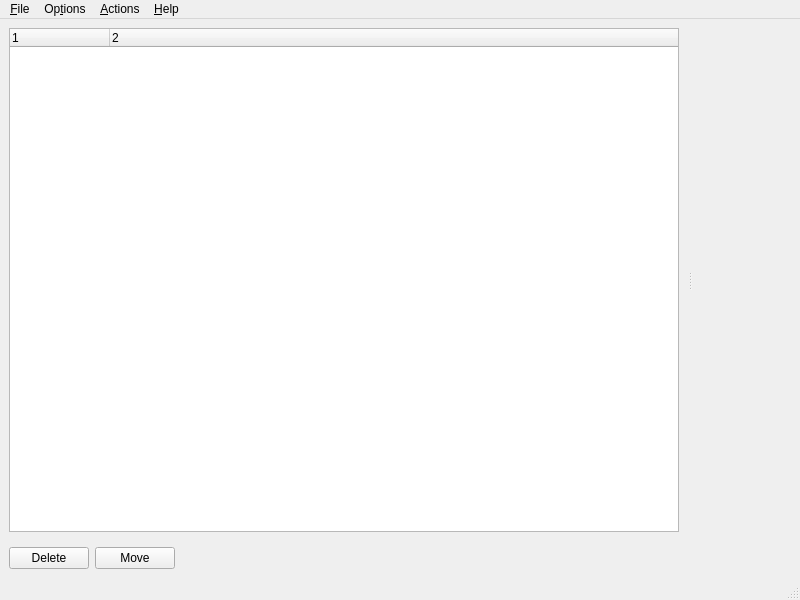
<?xml version="1.0" encoding="UTF-8"?>
<ui version="4.0">
 <class>MainWindow</class>
 <widget class="QMainWindow" name="MainWindow">
  <property name="geometry">
   <rect>
    <x>0</x>
    <y>0</y>
    <width>800</width>
    <height>600</height>
   </rect>
  </property>
  <property name="windowTitle">
   <string>Ditto Hunt</string>
  </property>
  <property name="windowIcon">
   <iconset resource="res/dittohunt.qrc">
    <normaloff>:/icons/32x32/dittohunt.png</normaloff>:/icons/32x32/dittohunt.png</iconset>
  </property>
  <widget class="QWidget" name="centralwidget">
   <layout class="QGridLayout" name="gridLayout">
    <property name="margin">
     <number>0</number>
    </property>
    <item row="0" column="0">
     <layout class="QVBoxLayout" name="verticalLayout">
      <item>
       <widget class="QSplitter" name="splitter">
        <property name="orientation">
         <enum>Qt::Horizontal</enum>
        </property>
        <widget class="QFrame" name="frame">
         <property name="frameShape">
          <enum>QFrame::NoFrame</enum>
         </property>
         <property name="frameShadow">
          <enum>QFrame::Plain</enum>
         </property>
         <property name="lineWidth">
          <number>0</number>
         </property>
         <layout class="QGridLayout" name="gridLayout_3">
          <item row="0" column="1">
           <widget class="QTreeWidget" name="tree">
            <property name="editTriggers">
             <set>QAbstractItemView::NoEditTriggers</set>
            </property>
            <property name="alternatingRowColors">
             <bool>false</bool>
            </property>
            <property name="columnCount">
             <number>2</number>
            </property>
            <column>
             <property name="text">
              <string notr="true">1</string>
             </property>
            </column>
            <column>
             <property name="text">
              <string notr="true">2</string>
             </property>
            </column>
           </widget>
          </item>
         </layout>
        </widget>
        <widget class="QFrame" name="frame_2">
         <property name="frameShape">
          <enum>QFrame::NoFrame</enum>
         </property>
         <property name="frameShadow">
          <enum>QFrame::Plain</enum>
         </property>
         <property name="lineWidth">
          <number>0</number>
         </property>
         <layout class="QGridLayout" name="gridLayout_2">
          <item row="0" column="0">
           <widget class="QLabel" name="imageLabel">
            <property name="sizePolicy">
             <sizepolicy hsizetype="Expanding" vsizetype="Expanding">
              <horstretch>0</horstretch>
              <verstretch>0</verstretch>
             </sizepolicy>
            </property>
            <property name="font">
             <font>
              <pointsize>32</pointsize>
             </font>
            </property>
            <property name="layoutDirection">
             <enum>Qt::LeftToRight</enum>
            </property>
            <property name="text">
             <string/>
            </property>
            <property name="alignment">
             <set>Qt::AlignHCenter|Qt::AlignTop</set>
            </property>
           </widget>
          </item>
         </layout>
        </widget>
       </widget>
      </item>
      <item>
       <layout class="QHBoxLayout" name="horizontalLayout_2">
        <property name="sizeConstraint">
         <enum>QLayout::SetMinimumSize</enum>
        </property>
        <property name="leftMargin">
         <number>9</number>
        </property>
        <property name="topMargin">
         <number>0</number>
        </property>
        <property name="rightMargin">
         <number>9</number>
        </property>
        <property name="bottomMargin">
         <number>9</number>
        </property>
        <item>
         <widget class="QPushButton" name="deleteButton">
          <property name="sizePolicy">
           <sizepolicy hsizetype="Fixed" vsizetype="Fixed">
            <horstretch>0</horstretch>
            <verstretch>0</verstretch>
           </sizepolicy>
          </property>
          <property name="text">
           <string>Delete</string>
          </property>
         </widget>
        </item>
        <item>
         <widget class="QPushButton" name="moveButton">
          <property name="sizePolicy">
           <sizepolicy hsizetype="Fixed" vsizetype="Fixed">
            <horstretch>0</horstretch>
            <verstretch>0</verstretch>
           </sizepolicy>
          </property>
          <property name="text">
           <string>Move</string>
          </property>
         </widget>
        </item>
        <item>
         <spacer name="horizontalSpacer">
          <property name="orientation">
           <enum>Qt::Horizontal</enum>
          </property>
          <property name="sizeHint" stdset="0">
           <size>
            <width>40</width>
            <height>20</height>
           </size>
          </property>
         </spacer>
        </item>
       </layout>
      </item>
     </layout>
    </item>
   </layout>
  </widget>
  <widget class="QMenuBar" name="menubar">
   <property name="geometry">
    <rect>
     <x>0</x>
     <y>0</y>
     <width>800</width>
     <height>25</height>
    </rect>
   </property>
   <widget class="QMenu" name="menuFile">
    <property name="title">
     <string>&amp;File</string>
    </property>
    <addaction name="actionOpen"/>
    <addaction name="separator"/>
    <addaction name="actionQuit"/>
   </widget>
   <widget class="QMenu" name="menuHelp">
    <property name="title">
     <string>&amp;Help</string>
    </property>
    <addaction name="actionAbout"/>
    <addaction name="actionAboutQt"/>
   </widget>
   <widget class="QMenu" name="menuOptions">
    <property name="title">
     <string>Op&amp;tions</string>
    </property>
    <addaction name="actionAutoSelectNone"/>
    <addaction name="actionAutoSelect"/>
    <addaction name="actionAutoSelectOld"/>
    <addaction name="actionAutoSelectNew"/>
    <addaction name="separator"/>
    <addaction name="actionSortDupsReverse"/>
   </widget>
   <widget class="QMenu" name="menuActions">
    <property name="title">
     <string>&amp;Actions</string>
    </property>
    <addaction name="actionSelectAll"/>
    <addaction name="actionSelectNone"/>
    <addaction name="actionCollapseAll"/>
    <addaction name="actionExpandAll"/>
   </widget>
   <addaction name="menuFile"/>
   <addaction name="menuOptions"/>
   <addaction name="menuActions"/>
   <addaction name="menuHelp"/>
  </widget>
  <widget class="QStatusBar" name="statusbar"/>
  <action name="actionOpen">
   <property name="text">
    <string>&amp;Open Directory</string>
   </property>
   <property name="shortcut">
    <string>Ctrl+O</string>
   </property>
  </action>
  <action name="actionQuit">
   <property name="text">
    <string>E&amp;xit</string>
   </property>
   <property name="shortcut">
    <string>Ctrl+X</string>
   </property>
  </action>
  <action name="actionAbout">
   <property name="text">
    <string>A&amp;bout</string>
   </property>
   <property name="shortcut">
    <string>Ctrl+B</string>
   </property>
  </action>
  <action name="actionAboutQt">
   <property name="text">
    <string>About &amp;Qt</string>
   </property>
   <property name="shortcut">
    <string>Ctrl+Q</string>
   </property>
  </action>
  <action name="actionAutoSelect">
   <property name="checkable">
    <bool>true</bool>
   </property>
   <property name="checked">
    <bool>true</bool>
   </property>
   <property name="text">
    <string>Auto Select Children</string>
   </property>
  </action>
  <action name="actionSelectAll">
   <property name="text">
    <string>Select &amp;All</string>
   </property>
   <property name="shortcut">
    <string>Ctrl+A</string>
   </property>
  </action>
  <action name="actionSelectNone">
   <property name="text">
    <string>Select &amp;None</string>
   </property>
   <property name="shortcut">
    <string>Ctrl+N</string>
   </property>
  </action>
  <action name="actionSortDupsReverse">
   <property name="checkable">
    <bool>true</bool>
   </property>
   <property name="checked">
    <bool>true</bool>
   </property>
   <property name="text">
    <string>Sort Dups in Reverse</string>
   </property>
  </action>
  <action name="actionAutoSelectOld">
   <property name="checkable">
    <bool>true</bool>
   </property>
   <property name="text">
    <string>Auto Select Older Files</string>
   </property>
  </action>
  <action name="actionAutoSelectNew">
   <property name="checkable">
    <bool>true</bool>
   </property>
   <property name="text">
    <string>Auto Select Newer Files</string>
   </property>
  </action>
  <action name="actionAutoSelectNone">
   <property name="text">
    <string>Auto Select None</string>
   </property>
  </action>
  <action name="actionCollapseAll">
   <property name="text">
    <string>Collapse All</string>
   </property>
  </action>
  <action name="actionExpandAll">
   <property name="text">
    <string>Expand All</string>
   </property>
  </action>
 </widget>
 <resources>
  <include location="res/dittohunt.qrc"/>
 </resources>
 <connections/>
</ui>
